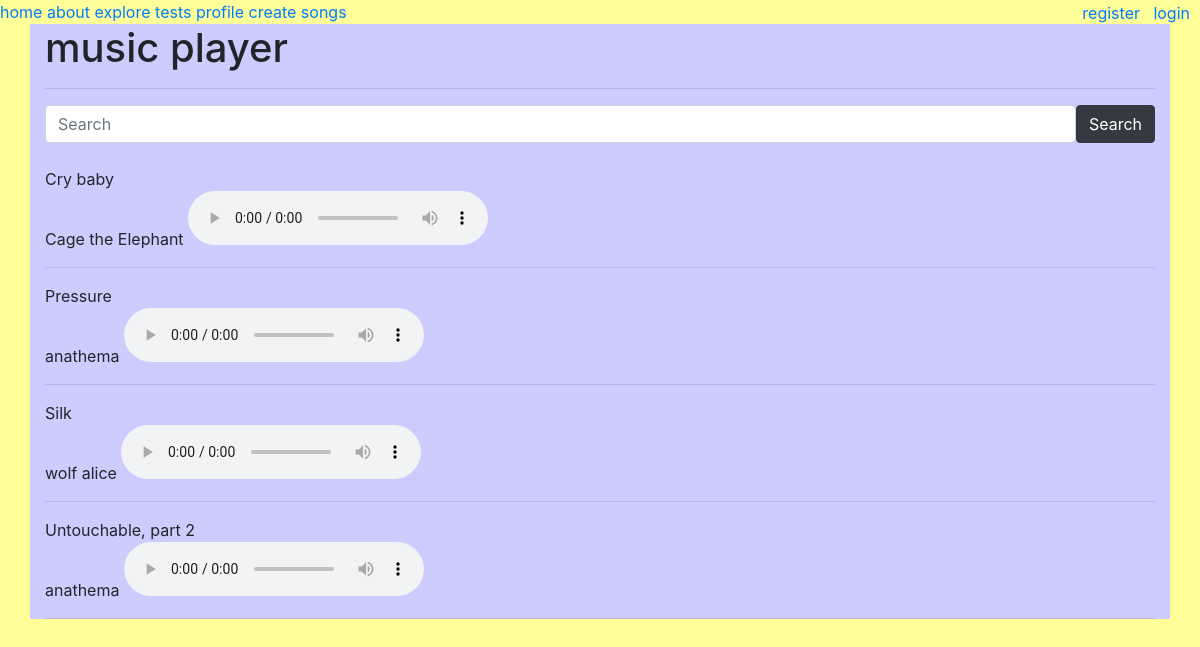
The page /songs/ on the database its author committed.
### page/models.py (models this page shows, shortened)
class songs(models.Model):
    name = models.CharField(max_length=30)
    song = models.FileField()
    singer = models.CharField(max_length=30)

### page/views.py (the view)
# urls.py: path('songs/',views.music_player,name='music_player'),
def music_player(request):
    context = songs.objects.all()
    return render(request, 'music_player.html', context={"songs": context})

### page/templates/music_player.html (shortened to what this page needs)
{% extends "parent.html" %}
{% load app_extras %}
{% load crispy_forms_tags%}
{%block name%}
music player
{%endblock%}
{%block content%}
<div>
    <form class="d-flex" method="post" action="{%url 'search-results-music' %}">
        <input class="form-control me-2" type="search" placeholder="Search" name="searched" >
        <button class="btn btn-dark">Search</button>
    </form>
    <br>
</div>
{%for song in songs%}
{{song.name}}
{{song.singer}}
<audio width="400" height="200" class='fc-media' controls>
            <source
        src="{{song.song.url}} "
        type="audio/mpeg"
            />
            </audio>
<hr>
{%endfor%}
{%endblock%}

### rows shown on the page
songs: name "Cry baby", singer "Cage the Elephant"
songs: name "Pressure", singer "anathema"
songs: name "Silk", singer "wolf alice"
songs: name "Untouchable, part 2", singer "anathema"
